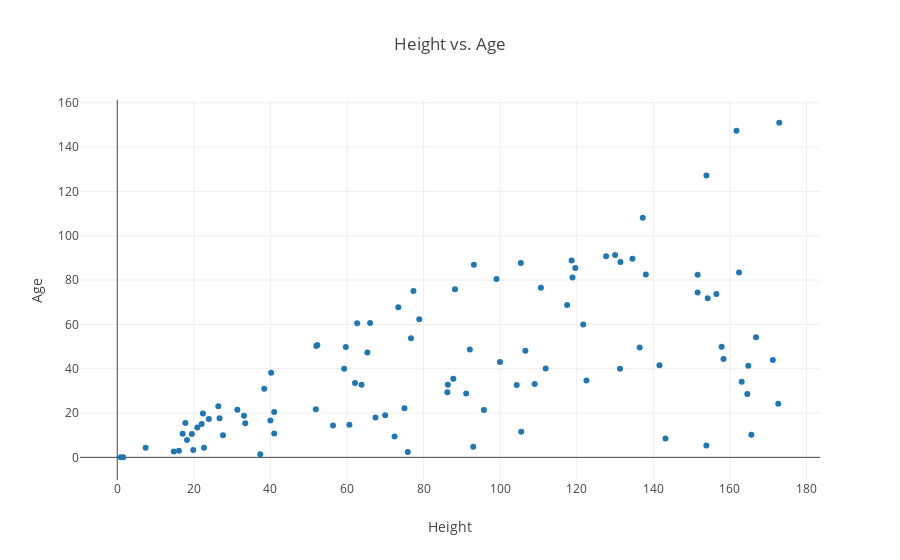

Notebook cell for this chart:
### Code cell
# Imports.
import plotly.offline as py
from plotly.offline import init_notebook_mode, iplot
import plotly.graph_objs as go
import numpy as np

import math

# Initialize plotly for Jupyter notebooks.
init_notebook_mode(connected=True)

# Initialize data sets.
gx = []
gy = []

# Constant multiple in Boyle's Law.
k = 1

# Boyle's Law is technically PV = k, where k is constant for that specific system, (It varies between systems.)
# and P1V1 = P2V2 is only a result of this relationship. Students do not learn this however.
# For simplicity k is set to 1.

# Standard deviation.
sd = 0.15

# Randomly generate data based on user defined volume and number of trials.
for i in range(0, N):
    temp = np.random.random_sample() * height
    
    # Prevent large outliers. The limit is arbitrary, it is just so the graph looks nice.
    limit = np.random.random_sample() + 1
    while(k/temp > volume/limit):
        temp = np.random.random_sample() * height
    
    outputx = np.random.uniform(temp-sd, temp+sd)
    outputy = np.random.uniform((temp)*(sd/5), (temp)-(sd*5))
    
    gx.append(outputx)
    gy.append(outputy)

# Create a trace.
trace = go.Scatter(
    x = gx,
    y = gy,
    mode = 'markers'
)

# Plot graph
templayout = go.Layout( title = 'Height vs. Age', xaxis = dict(title='Height'), yaxis = dict(title='Age') )
tempdata = [trace]
fig = go.Figure(data = tempdata, layout = templayout)
py.iplot(fig, filename='basic-scatter')

### Figure 1 — Plotly figure (JSON) as saved in the notebook; plotly's stock layout.template omitted (floating-point values rounded to 4 significant figures)
{"data": [{"mode": "markers", "type": "scatter", "uid": "c0a5fb90-85ed-11e8-a525-28cfe9142f7f", "x": [118.9, 95.74, 111.9, 51.98, 141.6, 69.96, 59.68, 105.4, 75.87, 163.1, 134.5, 27.61, 110.6, 40.17, 63.79, 151.6, 19.48, 86.21, 131.3, 38.38, 87.76, 161.7, 17.07, 165.6, 22.37, 20.9, 88.2, 153.9, 143.2, 118.7, 156.5, 99.94, 162.4, 164.5, 77.35, 154.2, 117.5, 0.905, 59.24, 91.12, 99.03, 40.97, 39.98, 65.31, 72.41, 158.3, 106.6, 14.76, 171.2, 92.96, 151.6, 92.06, 93.12, 62.64, 23.93, 86.33, 153.8, 166.8, 40.97, 60.62, 67.42, 137.2, 1.534, 127.7, 62.08, 74.99, 138.0, 157.8, 73.39, 26.71, 37.34, 105.5, 76.71, 17.78, 26.39, 136.4, 33.09, 104.3, 22.03, 56.34, 109.0, 122.5, 18.21, 172.9, 52.24, 19.84, 164.8, 130.0, 22.65, 121.7, 131.4, 7.394, 51.84, 16.1, 78.86, 66.03, 31.36, 119.6, 172.6, 33.41], "y": [81.15, 21.32, 40.13, 50.29, 41.55, 18.95, 49.74, 87.74, 2.421, 34.16, 89.63, 10.02, 76.49, 38.17, 32.76, 82.35, 10.54, 29.35, 39.99, 30.94, 35.5, 147.4, 10.64, 10.24, 19.75, 13.51, 75.86, 127.2, 8.511, 88.81, 73.66, 42.97, 83.39, 28.64, 75.06, 71.74, 68.7, 0.04302, 39.97, 28.79, 80.46, 10.73, 16.66, 47.28, 9.448, 44.4, 48.07, 2.586, 43.97, 4.813, 74.43, 48.72, 86.89, 60.5, 17.3, 32.72, 5.32, 54.23, 20.49, 14.69, 17.96, 108.1, 0.06522, 90.76, 33.57, 22.11, 82.57, 49.96, 67.73, 17.63, 1.391, 11.58, 53.77, 15.55, 23.11, 49.58, 18.75, 32.65, 15.02, 14.36, 33.1, 34.66, 7.878, 151.0, 50.73, 3.329, 41.31, 91.28, 4.379, 60.0, 88.14, 4.366, 21.65, 2.943, 62.33, 60.65, 21.49, 85.47, 24.18, 15.33]}], "layout": {"title": "Height vs. Age", "xaxis": {"title": "Height"}, "yaxis": {"title": "Age"}}}
